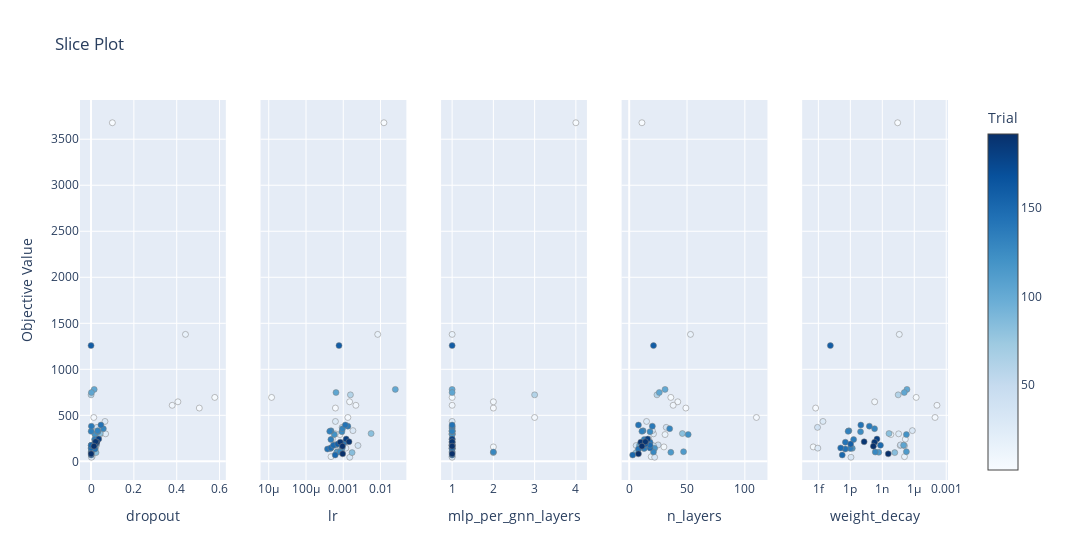

The notebook cell saved with this chart:
### Code cell
optuna.visualization.plot_slice(inliers)
